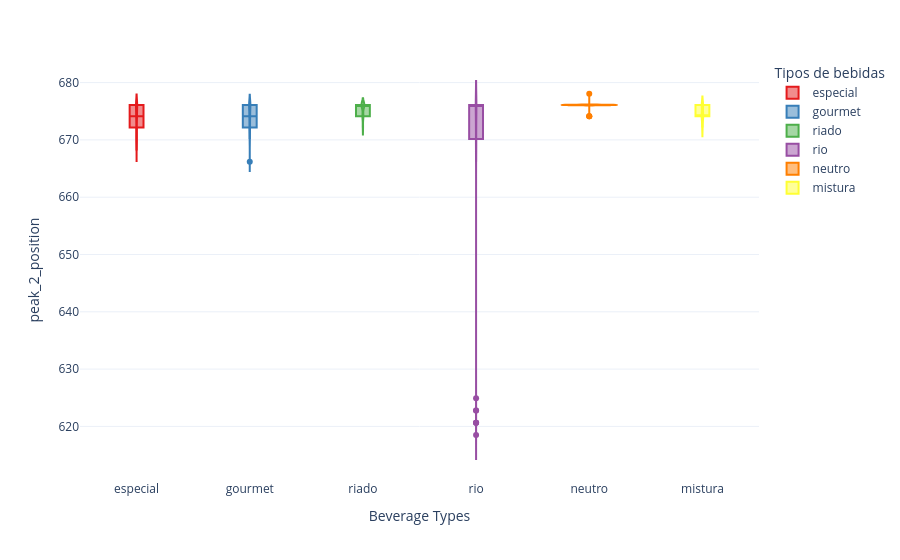

Write notebook code for a chart like this one.
### Code cell
fig = groupby_violin('peak_2_position',
                     peaks)
fig.show()

### Figure 1 — Plotly figure (JSON) as saved in the notebook; plotly's stock layout.template omitted (floating-point values rounded to 4 significant figures)
{"data": [{"alignmentgroup": "True", "box": {"visible": true}, "hovertemplate": "Tipos de bebidas=%{x}<br>peak_2_position=%{y}<extra></extra>", "legendgroup": "especial", "marker": {"color": "#e41a1c"}, "name": "especial", "offsetgroup": "especial", "orientation": "v", "scalegroup": "True", "showlegend": true, "type": "violin", "x": ["especial", "especial", "especial", "especial", "especial", "especial", "especial", "especial", "especial", "especial", "especial", "especial", "especial", "especial", "especial", "especial", "especial", "especial", "especial", "especial", "especial", "especial", "especial", "especial", "especial", "especial", "especial", "especial", "especial", "especial", "especial", "especial", "especial", "especial", "especial", "especial", "especial", "especial", "especial", "especial", "especial", "especial", "especial", "especial", "especial", "especial", "especial", "especial", "especial", "especial", "especial", "especial", "especial", "especial", "especial", "especial", "especial", "especial", "especial", "especial", "especial", "especial", "especial", "especial", "especial", "especial", "especial", "especial", "especial", "especial", "especial", "especial", "especial", "especial", "especial", "especial", "especial", "especial", "especial", "especial", "especial", "especial", "especial", "especial", "especial", "especial", "especial", "especial", "especial", "especial", "especial", "especial", "especial", "especial", "especial", "especial", "especial", "especial", "especial", "especial", "especial", "especial", "especial", "especial", "especial", "especial", "especial", "especial", "especial", "especial", "especial", "especial", "especial", "especial", "especial", "especial", "especial", "especial", "especial", "especial", "especial", "especial", "especial", "especial", "especial"], "x0": " ", "xaxis": "x", "y": [676.1, 670.2, 676.1, 674.1, 672.1, 674.1, 676.1, 672.1, 670.2, 670.2, 672.1, 674.1, 672.1, 672.1, 670.2, 670.2, 676.1, 674.1, 676.1, 670.2, 672.1, 676.1, 676.1, 676.1, 672.1, 670.2, 668.2, 674.1, 674.1, 674.1, 676.1, 676.1, 670.2, 676.1, 672.1, 672.1, 670.2, 672.1, 674.1, 672.1, 670.2, 676.1, 676.1, 676.1, 674.1, 676.1, 674.1, 676.1, 674.1, 674.1, 674.1, 674.1, 676.1, 670.2, 674.1, 676.1, 676.1, 670.2, 672.1, 672.1, 674.1, 670.2, 674.1, 672.1, 674.1, 672.1, 668.2, 674.1, 670.2, 670.2, 676.1, 676.1, 674.1, 676.1, 670.2, 676.1, 674.1, 674.1, 676.1, 676.1, 674.1, 676.1, 674.1, 676.1, 676.1, 674.1, 674.1, 676.1, 674.1, 674.1, 676.1, 676.1, 676.1, 676.1, 676.1, 676.1, 676.1, 676.1, 676.1, 676.1, 674.1, 676.1, 676.1, 672.1, 676.1, 676.1, 676.1, 676.1, 674.1, 676.1, 676.1, 676.1, 676.1, 676.1, 676.1, 670.2, 672.1, 674.1, 676.1, 676.1, 672.1, 670.2, 670.2, 676.1, 674.1], "y0": " ", "yaxis": "y"}, {"alignmentgroup": "True", "box": {"visible": true}, "hovertemplate": "Tipos de bebidas=%{x}<br>peak_2_position=%{y}<extra></extra>", "legendgroup": "gourmet", "marker": {"color": "#377eb8"}, "name": "gourmet", "offsetgroup": "gourmet", "orientation": "v", "scalegroup": "True", "showlegend": true, "type": "violin", "x": ["gourmet", "gourmet", "gourmet", "gourmet", "gourmet", "gourmet", "gourmet", "gourmet", "gourmet", "gourmet", "gourmet", "gourmet", "gourmet", "gourmet", "gourmet", "gourmet", "gourmet", "gourmet", "gourmet", "gourmet", "gourmet", "gourmet", "gourmet", "gourmet", "gourmet", "gourmet", "gourmet", "gourmet", "gourmet", "gourmet", "gourmet", "gourmet", "gourmet", "gourmet", "gourmet", "gourmet", "gourmet", "gourmet", "gourmet", "gourmet", "gourmet", "gourmet", "gourmet", "gourmet", "gourmet", "gourmet", "gourmet", "gourmet", "gourmet", "gourmet", "gourmet", "gourmet", "gourmet", "gourmet", "gourmet", "gourmet", "gourmet", "gourmet", "gourmet", "gourmet", "gourmet", "gourmet", "gourmet", "gourmet", "gourmet", "gourmet", "gourmet", "gourmet", "gourmet", "gourmet", "gourmet", "gourmet", "gourmet", "gourmet", "gourmet", "gourmet", "gourmet", "gourmet", "gourmet", "gourmet", "gourmet", "gourmet", "gourmet", "gourmet", "gourmet", "gourmet", "gourmet", "gourmet", "gourmet", "gourmet", "gourmet", "gourmet", "gourmet", "gourmet", "gourmet", "gourmet", "gourmet", "gourmet", "gourmet", "gourmet", "gourmet", "gourmet", "gourmet", "gourmet", "gourmet"], "x0": " ", "xaxis": "x", "y": [676.1, 676.1, 676.1, 676.1, 676.1, 676.1, 676.1, 676.1, 676.1, 676.1, 676.1, 676.1, 676.1, 676.1, 676.1, 672.1, 676.1, 676.1, 674.1, 676.1, 676.1, 676.1, 672.1, 676.1, 674.1, 674.1, 674.1, 676.1, 676.1, 676.1, 674.1, 676.1, 676.1, 676.1, 674.1, 672.1, 674.1, 672.1, 676.1, 676.1, 674.1, 672.1, 672.1, 674.1, 674.1, 674.1, 672.1, 674.1, 676.1, 672.1, 674.1, 674.1, 676.1, 676.1, 676.1, 674.1, 676.1, 674.1, 674.1, 676.1, 674.1, 670.2, 674.1, 676.1, 676.1, 676.1, 674.1, 672.1, 676.1, 672.1, 676.1, 676.1, 676.1, 676.1, 672.1, 672.1, 670.2, 670.2, 670.2, 674.1, 676.1, 676.1, 672.1, 676.1, 676.1, 674.1, 666.2, 676.1, 674.1, 670.2, 674.1, 672.1, 672.1, 670.2, 670.2, 672.1, 670.2, 672.1, 670.2, 672.1, 674.1, 676.1, 674.1, 672.1, 672.1], "y0": " ", "yaxis": "y"}, {"alignmentgroup": "True", "box": {"visible": true}, "hovertemplate": "Tipos de bebidas=%{x}<br>peak_2_position=%{y}<extra></extra>", "legendgroup": "riado", "marker": {"color": "#4daf4a"}, "name": "riado", "offsetgroup": "riado", "orientation": "v", "scalegroup": "True", "showlegend": true, "type": "violin", "x": ["riado", "riado", "riado", "riado", "riado", "riado", "riado", "riado", "riado", "riado", "riado", "riado", "riado", "riado", "riado", "riado", "riado", "riado", "riado", "riado", "riado", "riado", "riado", "riado", "riado", "riado", "riado", "riado", "riado", "riado", "riado", "riado", "riado", "riado", "riado", "riado", "riado", "riado", "riado", "riado", "riado", "riado", "riado", "riado", "riado"], "x0": " ", "xaxis": "x", "y": [676.1, 674.1, 676.1, 676.1, 676.1, 674.1, 674.1, 676.1, 676.1, 676.1, 676.1, 674.1, 676.1, 676.1, 676.1, 676.1, 676.1, 676.1, 676.1, 676.1, 676.1, 676.1, 676.1, 674.1, 676.1, 676.1, 674.1, 676.1, 676.1, 676.1, 676.1, 676.1, 672.1, 672.1, 676.1, 674.1, 676.1, 676.1, 676.1, 676.1, 672.1, 676.1, 674.1, 674.1, 674.1], "y0": " ", "yaxis": "y"}, {"alignmentgroup": "True", "box": {"visible": true}, "hovertemplate": "Tipos de bebidas=%{x}<br>peak_2_position=%{y}<extra></extra>", "legendgroup": "rio", "marker": {"color": "#984ea3"}, "name": "rio", "offsetgroup": "rio", "orientation": "v", "scalegroup": "True", "showlegend": true, "type": "violin", "x": ["rio", "rio", "rio", "rio", "rio", "rio", "rio", "rio", "rio", "rio", "rio", "rio", "rio", "rio", "rio", "rio", "rio", "rio", "rio", "rio", "rio", "rio", "rio", "rio", "rio", "rio", "rio", "rio", "rio", "rio", "rio", "rio", "rio", "rio", "rio", "rio", "rio", "rio", "rio", "rio", "rio", "rio", "rio", "rio", "rio", "rio", "rio", "rio", "rio", "rio", "rio", "rio", "rio", "rio", "rio"], "x0": " ", "xaxis": "x", "y": [676.1, 676.1, 676.1, 676.1, 676.1, 674.1, 676.1, 676.1, 676.1, 676.1, 676.1, 672.1, 676.1, 670.2, 670.2, 676.1, 670.2, 676.1, 668.2, 676.1, 672.1, 622.8, 676.1, 674.1, 676.1, 618.5, 676.1, 620.6, 670.2, 672.1, 676.1, 666.2, 674.1, 676.1, 676.1, 676.1, 670.2, 668.2, 670.2, 668.2, 676.1, 624.9, 620.6, 620.6, 676.1, 674.1, 676.1, 670.2, 676.1, 676.1, 622.8, 670.2, 676.1, 670.2, 676.1], "y0": " ", "yaxis": "y"}, {"alignmentgroup": "True", "box": {"visible": true}, "hovertemplate": "Tipos de bebidas=%{x}<br>peak_2_position=%{y}<extra></extra>", "legendgroup": "neutro", "marker": {"color": "#ff7f00"}, "name": "neutro", "offsetgroup": "neutro", "orientation": "v", "scalegroup": "True", "showlegend": true, "type": "violin", "x": ["neutro", "neutro", "neutro", "neutro", "neutro", "neutro", "neutro", "neutro", "neutro", "neutro", "neutro", "neutro", "neutro", "neutro", "neutro", "neutro", "neutro", "neutro", "neutro", "neutro", "neutro", "neutro", "neutro", "neutro", "neutro", "neutro", "neutro", "neutro", "neutro", "neutro", "neutro", "neutro", "neutro", "neutro", "neutro", "neutro", "neutro", "neutro", "neutro", "neutro", "neutro", "neutro", "neutro", "neutro", "neutro", "neutro", "neutro", "neutro", "neutro", "neutro", "neutro", "neutro", "neutro", "neutro", "neutro"], "x0": " ", "xaxis": "x", "y": [676.1, 676.1, 676.1, 676.1, 676.1, 676.1, 676.1, 676.1, 676.1, 676.1, 676.1, 676.1, 676.1, 676.1, 676.1, 676.1, 676.1, 676.1, 676.1, 674.1, 676.1, 676.1, 676.1, 676.1, 676.1, 676.1, 676.1, 676.1, 676.1, 676.1, 674.1, 676.1, 676.1, 674.1, 676.1, 676.1, 676.1, 676.1, 676.1, 676.1, 676.1, 676.1, 676.1, 676.1, 676.1, 676.1, 676.1, 676.1, 676.1, 676.1, 676.1, 678.1, 676.1, 676.1, 676.1], "y0": " ", "yaxis": "y"}, {"alignmentgroup": "True", "box": {"visible": true}, "hovertemplate": "Tipos de bebidas=%{x}<br>peak_2_position=%{y}<extra></extra>", "legendgroup": "mistura", "marker": {"color": "#ffff33"}, "name": "mistura", "offsetgroup": "mistura", "orientation": "v", "scalegroup": "True", "showlegend": true, "type": "violin", "x": ["mistura", "mistura", "mistura", "mistura", "mistura", "mistura", "mistura", "mistura", "mistura", "mistura", "mistura", "mistura", "mistura", "mistura", "mistura", "mistura", "mistura", "mistura", "mistura", "mistura", "mistura", "mistura", "mistura", "mistura", "mistura"], "x0": " ", "xaxis": "x", "y": [674.1, 674.1, 676.1, 676.1, 676.1, 672.1, 674.1, 674.1, 674.1, 676.1, 674.1, 676.1, 674.1, 674.1, 674.1, 674.1, 676.1, 676.1, 674.1, 676.1, 672.1, 676.1, 676.1, 674.1, 672.1], "y0": " ", "yaxis": "y"}], "layout": {"legend": {"title": {"text": "Tipos de bebidas"}, "tracegroupgap": 0}, "margin": {"t": 60}, "violinmode": "overlay", "xaxis": {"anchor": "y", "categoryarray": ["especial", "gourmet", "riado", "rio", "neutro", "mistura"], "categoryorder": "array", "domain": [0, 1], "title": {"text": "Beverage Types"}}, "yaxis": {"anchor": "x", "domain": [0, 1], "title": {"text": "peak_2_position"}}}}
